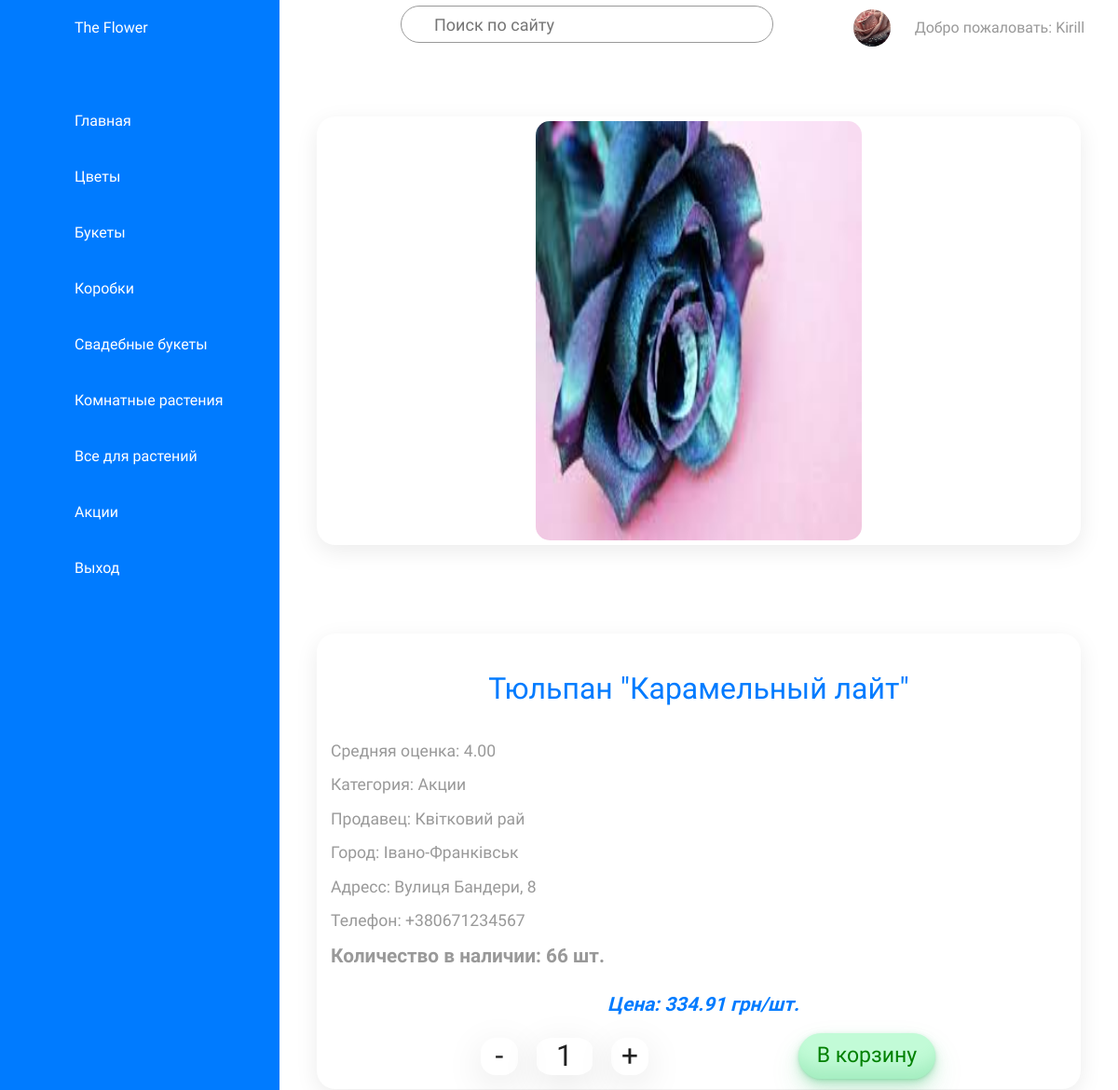
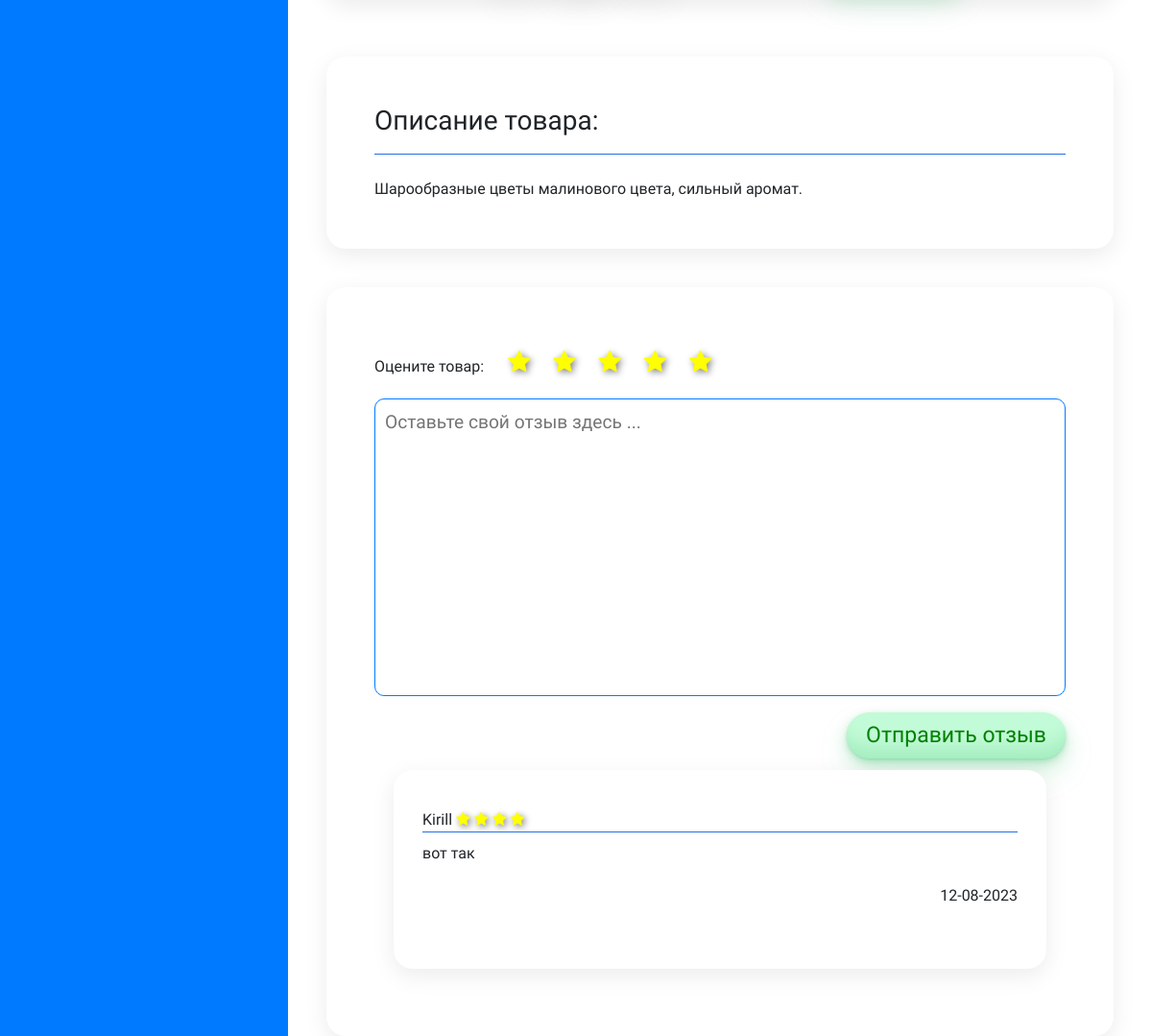
/category/details/14/47/ (signed in), run on an earlier commit of the app's database (2 pictures, top to bottom).
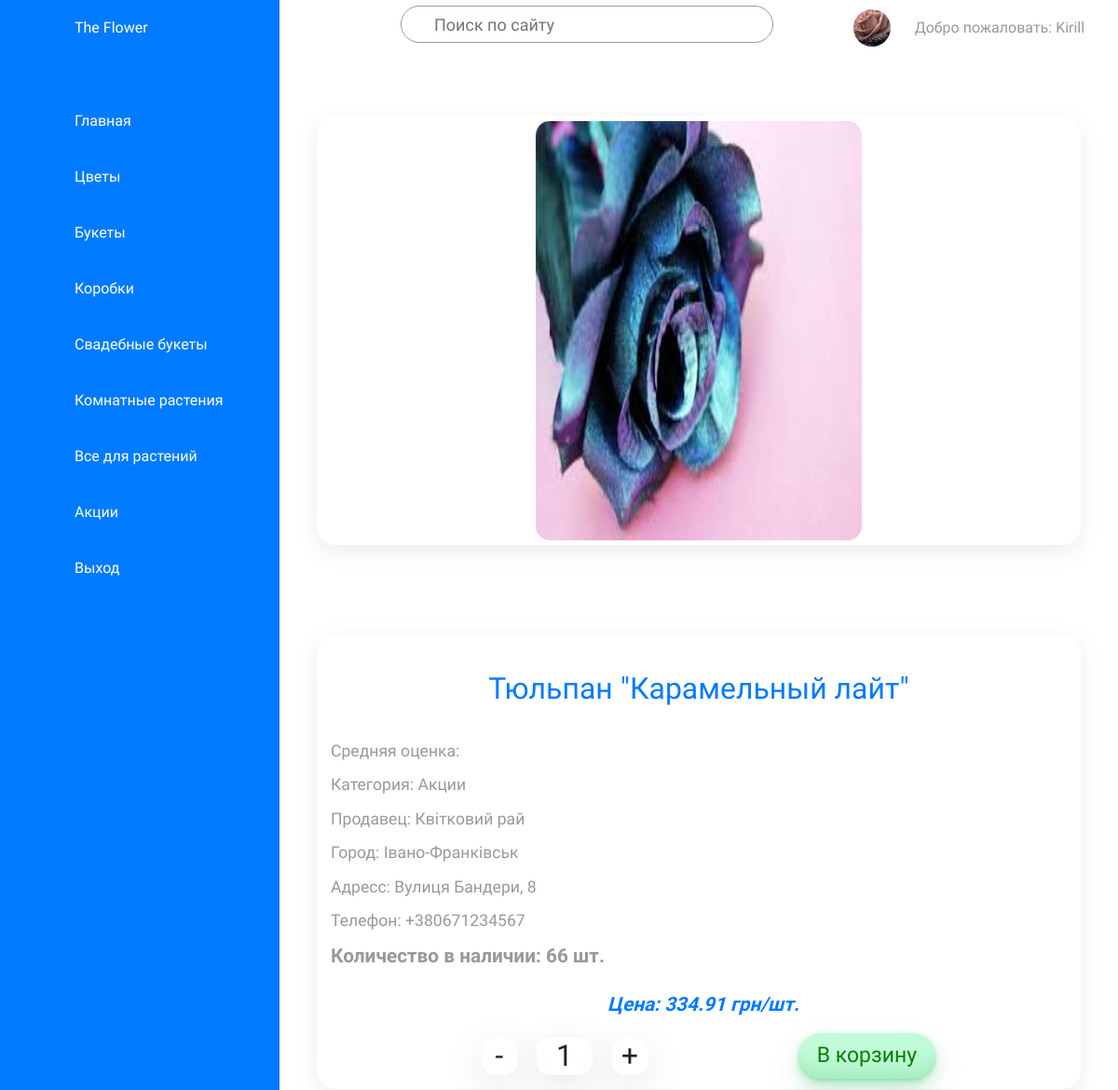
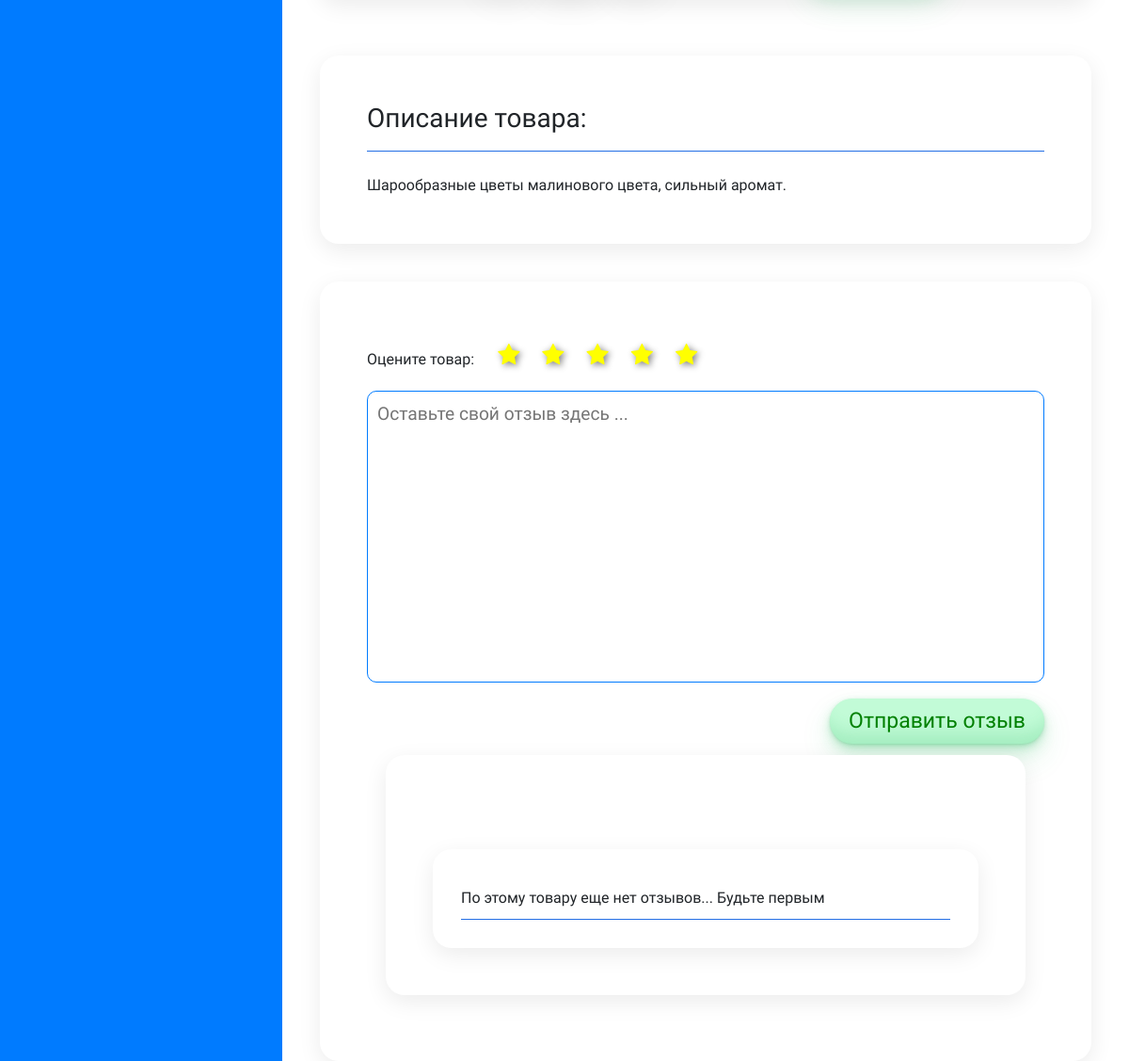
And on a later commit of the database (2 pictures, top to bottom).
### products/models.py (models this page shows, shortened)
class Category(models.Model):
    category = models.CharField(max_length=200)
    image = models.ImageField(upload_to='categories', blank=True, null=True)
    icon = models.CharField(max_length=50)
    def __str__(self):
        return self.category
    class Meta:
        verbose_name = "category"
        verbose_name_plural = "categories"

class Review(models.Model):
    review = models.TextField(blank=True, null=True)
    stars = models.PositiveSmallIntegerField()
    date = models.DateField(auto_now_add=True, blank=True)
    shop_id = models.ForeignKey('shops.Shop', on_delete=models.CASCADE)
    product_id = models.ForeignKey(Product, on_delete=models.CASCADE)
    user_id = models.ForeignKey('users.CustomUser', on_delete=models.CASCADE)
    class Meta:
        verbose_name = "review"
        verbose_name_plural = "reviews"
        ordering = ["-date"]

### users/models.py (models this page shows)
class CustomUser(AbstractUser):
    STATUS = (
        ('customer', 'customer'),
        ('owner', 'owner'),
        ('cashier', 'cashier'),
    )
    email = models.EmailField(unique=True)
    status = models.CharField(max_length=64, choices=STATUS, default='customer')
    phone = models.CharField(max_length=20, null=True)
    image = models.ImageField(upload_to='users', blank=True, null=True)
    def __str__(self):
        return self.username

### products/views.py (the view, shortened to what this page needs)
# urls.py: path("details/<int:pk>/<int:shop_id>/", views.details, name="details"),
def details(request, pk, shop_id):
    cat = Category.objects.all()
    prod = Product.objects.filter(pk=pk)
    reviews = Review.objects.filter(product_id=pk)
    shop = Shop.objects.get(pk=shop_id)
    avg_stars = reviews.aggregate(Avg('stars'))
    context = {'products': prod,'categories': cat, 'shop_id': shop_id, 'reviews': reviews, 'stars': avg_stars}
    form = SendReview()
    context['formReview'] = form
    return render(request, "products/products_details.html", context=context)

### products/forms.py
class SendReview(forms.ModelForm):
    review = forms.CharField(
        max_length=2000,
        widget=forms.Textarea(attrs={'placeholder':'Оставьте свой отзыв здесь ... '}),
        label='',
    )
    class Meta:
        model = Review
        fields = ['review']

### products/templatetags/stars_range.py (called while the page is built)
@register.filter(name="stars_range")
def stars_range(value):
    return range(value)

### shops/models.py (called while the page is built)
    def __str__(self):
        return self.name

### products/templates/products/products_details.html (shortened to what the changed rows need)
{% extends "shops/base.html" %}
{% load static %}
{% load stars_range %}
{% block extra_head %}
    <link rel="stylesheet" href='{%static "css/product_details.css" %}' />
    <link rel="stylesheet" href="https://stackpath.bootstrapcdn.com/font-awesome/4.7.0/css/font-awesome.min.css">
{% endblock %}
{% block navigation %}
  {% for category in categories %}
  <li class="nonauth">
    <a href="{% url 'prodcategory' category_id=category.pk  shop_id=shop_id %} ">
      <span class="icon"><ion-icon name={{category.icon}}></ion-icon></span>
      <span class="title">{{category.category}}</span>
    </a>
  </li>
  {% endfor %}
{% endblock %}
{% block content %}
    <div class="detail">
        <div class="info">
            <div class="title">{{products.first.title}}</div>
            <div class="rating">Средняя оценка: {{stars.stars__avg|floatformat:2}}</div>
            <div class="category">Категория: {{products.first.category_id}}</div>
            <div class="shop">Продавец: {{products.first.shop_id}}</div>
            <div class="city">Город: {{products.first.shop_id.city}}</div>
            <div class="address">Адресс: {{products.first.shop_id.address}}</div>
            <div class="phone">Телефон: {{products.first.shop_id.phone}}</div>
            <div class="amount">Количество в наличии: {{products.first.amount}} шт.</div>
            <div class="price">Цена: {{products.first.price}} грн/шт.</div>
            <div class="buttonCart">
                <div class="count">
                </div>
                <button type="submit">В корзину</button>
            </div>
        </div>
    </div>
        <div class="reviewArea">
            <div class="review">
                {% for review in reviews %}
                <div class="userName">{{review.user_id}}
                    {% for i in review.stars|stars_range %}
                        <i class="rating__star fa fa-star" aria-hidden="true"></i>
                    {% endfor %}
                <hr align="center" width=auto size="3" color="#287bff" />
                <div class="userReview">{{review.review}}</div>
                <div class="dateReview">{{review.date|date:"d-m-Y"}}</div>
                <br>
                {% empty %}
                <div class="review">
                    <div class="userName">По этому товару еще нет отзывов... Будьте первым</div>
                    <hr align="center" width=auto size="3" color="#287bff" />
                </div>
                {% endfor %}
            </div>
        </div>
{% endblock %}

What changed in the data, as far as the page shows it:
removed Review: user_id "Kirill", stars 4 (drawn), review "вот так", date "12-08-2023"
Also different on the page:
{{ stars.stars__avg|floatformat:2 }}: "4.00" → (not shown)
text now shown: "По этому товару еще нет отзывов... Будьте первым"
